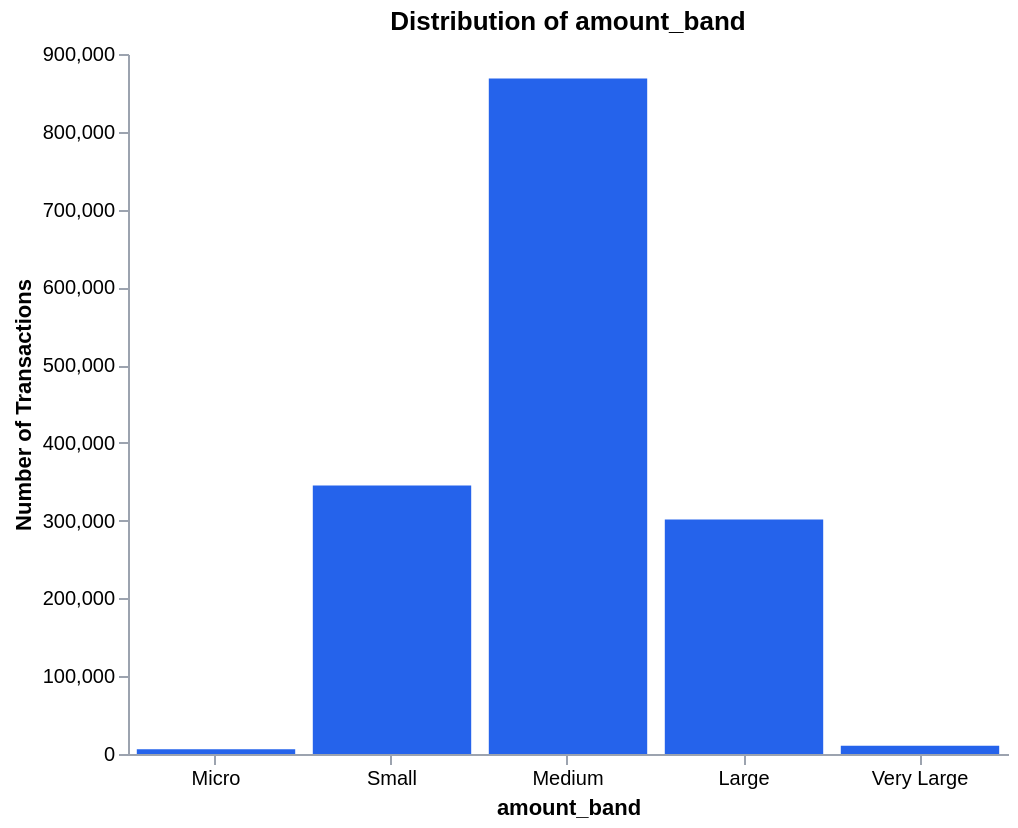

Notebook code cell kept with this figure:
### Code cell
categorical_distribution('amount_band', order=['Micro', 'Small', 'Medium', 'Large', 'Very Large'])

### Figure 1 — Vega-Lite specification as saved in the notebook (floating-point values rounded to 4 significant figures)
{"config": {"view": {"continuousWidth": 300, "continuousHeight": 300, "strokeWidth": 0}, "axis": {"domainColor": "#9ca3af", "labelColor": "#000", "tickColor": "#9ca3af", "titleColor": "#000"}}, "data": {"name": "data-26b221d2a65a3988191fef94734549d9"}, "mark": {"type": "bar", "color": "#2563eb"}, "encoding": {"tooltip": [{"field": "amount_band", "type": "nominal"}, {"field": "Count", "format": ",", "title": "Transactions", "type": "quantitative"}, {"field": "Share", "format": ".1%", "type": "quantitative"}], "x": {"axis": {"grid": false, "labelAngle": 0}, "field": "amount_band", "sort": ["Micro", "Small", "Medium", "Large", "Very Large"], "title": "amount_band", "type": "nominal"}, "y": {"axis": {"grid": false}, "field": "Count", "title": "Number of Transactions", "type": "quantitative"}}, "height": 350, "title": "Distribution of amount_band", "width": 440, "$schema": "https://vega.github.io/schema/vega-lite/v5.20.1.json", "datasets": {"data-26b221d2a65a3988191fef94734549d9": [{"amount_band": "Medium", "Count": 868570, "Share": 0.5669}, {"amount_band": "Small", "Count": 345341, "Share": 0.2254}, {"amount_band": "Large", "Count": 301365, "Share": 0.1967}, {"amount_band": "Very Large", "Count": 10533, "Share": 0.006875}, {"amount_band": "Micro", "Count": 6200, "Share": 0.004047}]}}
